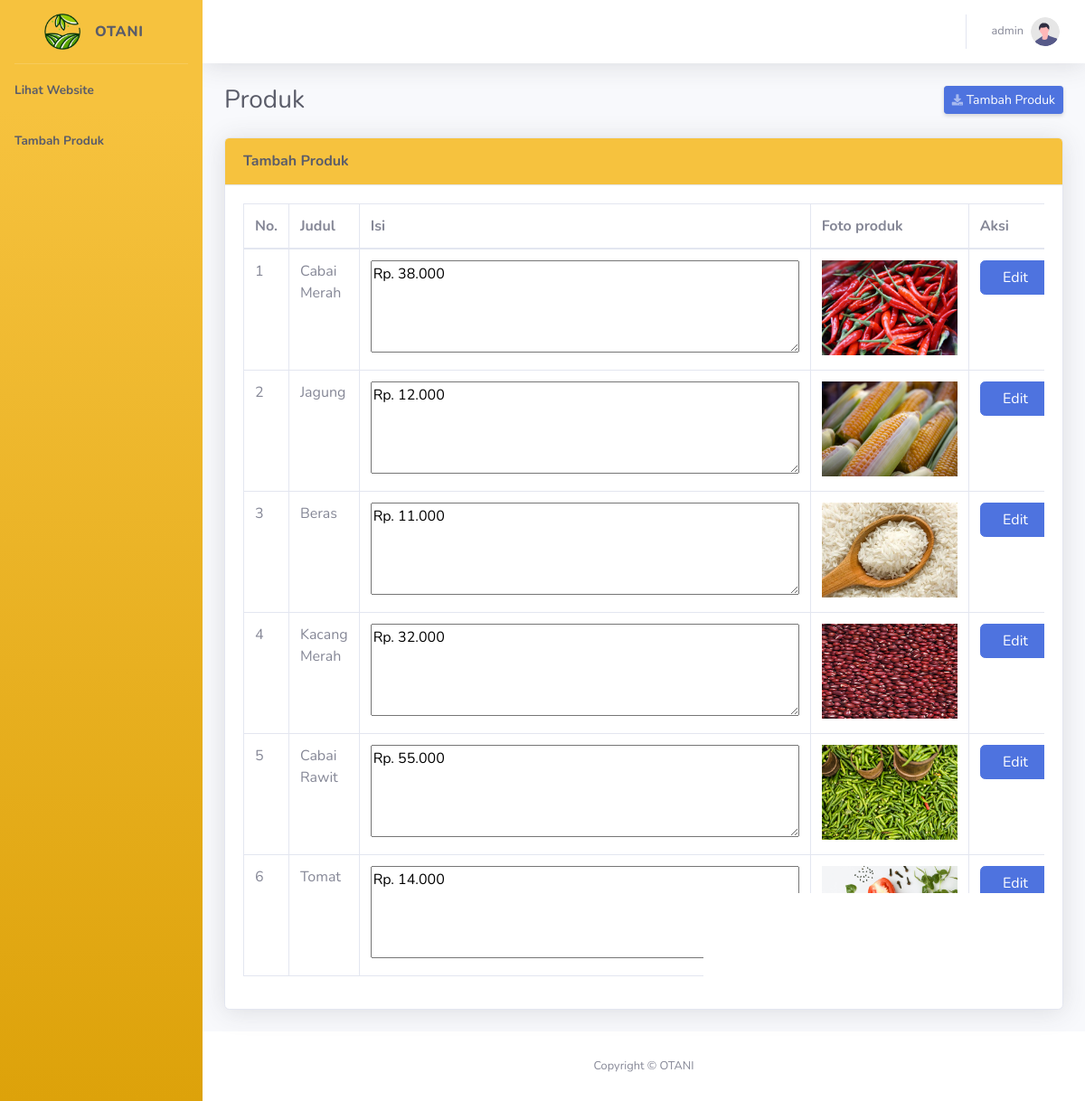
The app's page /admin/index.php (signed in) with its own data.
### tables this page shows
CREATE TABLE `produk` (
  `id_produk` int(11) NOT NULL,
  `judul` varchar(255) NOT NULL,
  `isi` text NOT NULL,
  `foto_produk` varchar(255) NOT NULL
);

### koneksi.php (called while the page is built, shortened)
<?php
    $connect = new mysqli("localhost", "root", "", "db_sukasuka");
    function read($tabel, $query = ""){
        global $connect;
        $data = mysqli_query($connect, "SELECT * FROM $tabel $query");
        return $data;
    }

### admin/template/daftar_produk.php (the view, shortened to what this page needs)
<div class="card shadow mb-4">
                        <div class="card-header py-3 bg-warning">
                            <h6 class="m-0 font-weight-bold text-dark">Tambah Produk</h6>
                        </div>
                        <div class="card-body">
                            <div class="table-responsive">
                                <table class="table table-bordered" id="dataTable" width="100%" cellspacing="0">
                                    <thead>
                                        <tr>
                                            <th>No.</th>
                                            <th>Judul</th>
                                            <th>Isi</th>
                                            <th>Foto produk</th>
                                            <th>Aksi</th>
                                        </tr>
                                    </thead>
                                    <tbody>
                                        <?php
                                            $no = 1;
                                            $data = read("produk");
                                            while($data2 = mysqli_fetch_array($data)){
                                        ?>
                                        <tr>
                                            <td><?php echo $no ?></td>
                                            <td><?php echo $data2['judul'] ?></td>
                                            <td><textarea id="w3review" name="w3review" rows="4" cols="50"><?php echo $data2['isi'] ?></textarea></td>
                                            <td><img height="105px" width="150px" src="../assets/img/produk/<?php echo $data2['foto_produk'] ?>"></td>
                                            <td>
                                                <div class="btn-group" role="group" aria-label="Basic example">
                                                    <a class="btn btn-primary" href="index.php?page=edit_produk&id=<?php echo $data2['id_produk'] ?>">&nbsp;&nbsp;&nbsp;Edit&nbsp;&nbsp;&nbsp;</a>
                                                </div>
                                            </td>
                                        </tr>
                                        <?php $no++; } ?>
                                    </tbody>
                                </table>
                            </div>
                        </div>
                    </div>

### records on screen
produk: judul "Cabai Merah", w3review "Rp. 38.000", foto_produk (picture)
produk: judul "Jagung", w3review "Rp. 12.000", foto_produk (picture)
produk: judul "Beras", w3review "Rp. 11.000", foto_produk (picture)
produk: judul "Kacang Merah", w3review "Rp. 32.000", foto_produk (picture)
produk: judul "Cabai Rawit", w3review "Rp. 55.000", foto_produk (picture)
produk: judul "Tomat", w3review "Rp. 14.000", foto_produk (picture)

### other values on screen
$_SESSION['username'] "admin"
